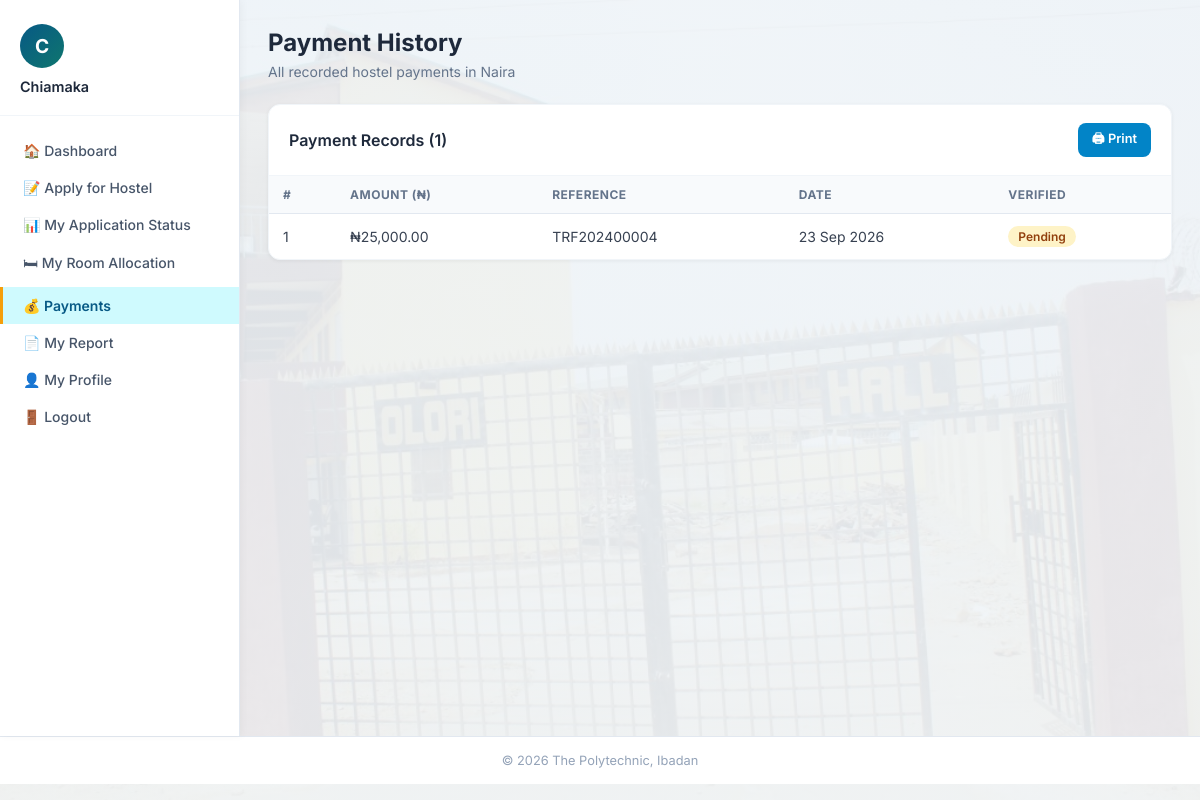
The app's page /student/payments.php (signed in), older data.
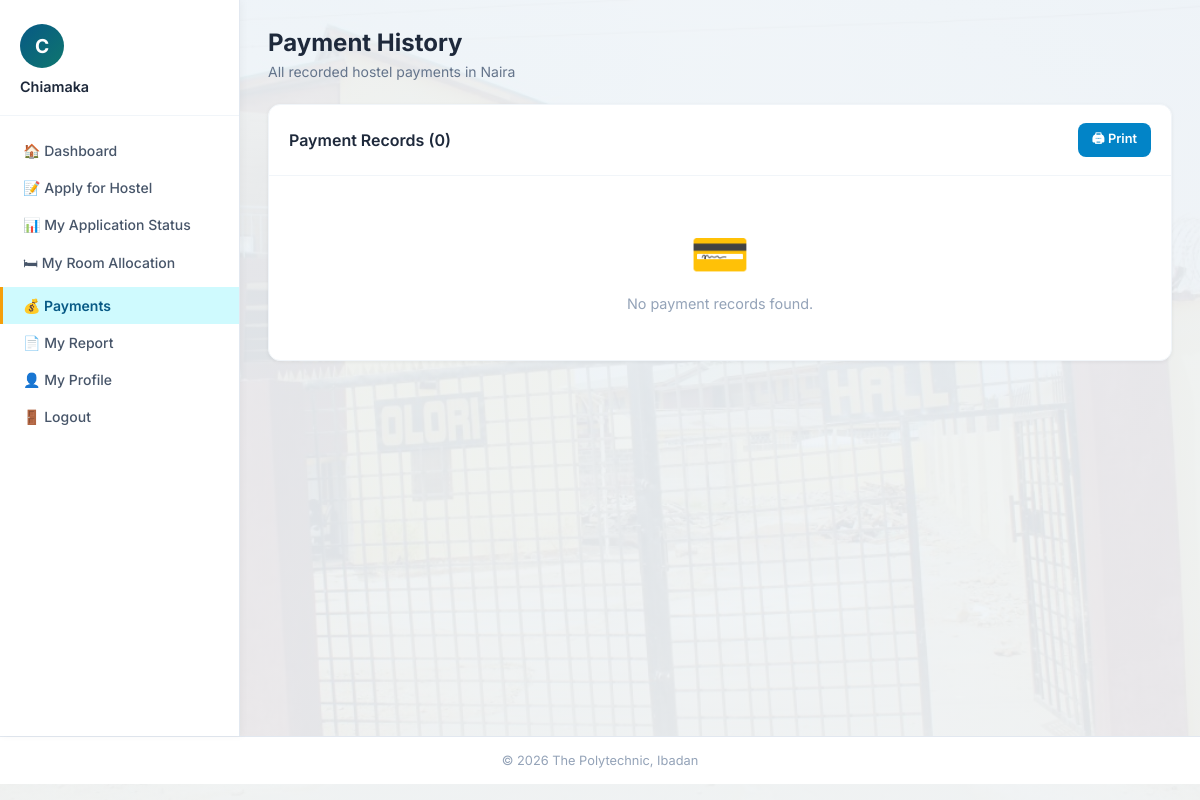
The same page, newer data.
### tables this page shows
CREATE TABLE students (
    student_id INT AUTO_INCREMENT PRIMARY KEY,
    matric_no VARCHAR(13) NULL UNIQUE,
    form_no VARCHAR(30) NULL UNIQUE,
    full_name VARCHAR(200) NOT NULL,
    department VARCHAR(150) NOT NULL,
    level VARCHAR(20) NOT NULL,
    gender ENUM('Male','Female') NOT NULL,
    phone VARCHAR(20) NOT NULL,
    email VARCHAR(150) NOT NULL UNIQUE,
    password VARCHAR(255) NOT NULL,
    created_at DATETIME DEFAULT CURRENT_TIMESTAMP
);

CREATE TABLE payments (
    payment_id INT AUTO_INCREMENT PRIMARY KEY,
    student_id INT NOT NULL,
    amount DECIMAL(10,2) NOT NULL,
    payment_ref VARCHAR(100) NOT NULL UNIQUE,
    payment_date DATETIME DEFAULT CURRENT_TIMESTAMP,
    verified ENUM('Yes','No') NOT NULL DEFAULT 'No',
    verification_source VARCHAR(50) NULL,
    verified_at DATETIME NULL,
    FOREIGN KEY (student_id) REFERENCES students(student_id) ON DELETE CASCADE,
    INDEX idx_payment_student (student_id)
);

### student/payments.php (the view, shortened to what this page needs)
<?php
require_once '../includes/db.php';
$sid = $_SESSION['student_id'];
$student = $pdo->prepare("SELECT * FROM students WHERE student_id=?");
$student->execute([$sid]);
$student = $student->fetch();
$payments = $pdo->prepare("SELECT * FROM payments WHERE student_id=? ORDER BY payment_date DESC");
$payments->execute([$sid]);
$payments = $payments->fetchAll();
?>
<!DOCTYPE html>
<html lang="en">
<head>
<link rel="stylesheet" href="../css/style.css?v=6">
</head>
<body>
<div class="wrapper">
<aside class="sidebar">
    <div class="user-info">
        <div class="avatar"><?php if (!empty($student['profile_photo'])): ?><img src="../<?= htmlspecialchars($student['profile_photo']) ?>" alt="Student photograph" style="width:100%;height:100%;object-fit:cover;border-radius:50%;"><?php else: ?><?= strtoupper(substr($student['full_name'],0,1)) ?><?php endif; ?></div>
        <div class="name"><?= htmlspecialchars(explode(' ',$student['full_name'])[0]) ?></div>
    </div>
    <nav class="sidebar-nav">
        <a href="dashboard.php">🏠 Dashboard</a>
        <a href="apply.php">📝 Apply for Hostel</a>
        <a href="status.php">📊 My Application Status</a>
        <a href="allocation.php">🛏 My Room Allocation</a>
        <a href="payments.php" class="active">💰 Payments</a>
        <a href="reports.php">📄 My Report</a>
        <a href="profile.php">👤 My Profile</a>
        <a href="logout.php">🚪 Logout</a>
    </nav>
</aside>
<main class="main">
    <div class="page-title">Payment History</div>
    <div class="page-subtitle">All recorded hostel payments in Naira</div>
    <div class="card" style="margin-bottom:24px;">
        <div class="card-header">
            <h3>Payment Records (<?= count($payments) ?>)</h3>
            <button onclick="window.print()" class="btn btn-info btn-sm">🖨 Print</button>
        </div>
        <div class="table-wrap">
            <?php if (empty($payments)): ?>
                <div class="empty-state"><span class="empty-icon">💳</span><p>No payment records found.</p></div>
            <?php else: ?>
            <table>
                <thead><tr><th>#</th><th>Amount (₦)</th><th>Reference</th><th>Date</th><th>Verified</th></tr></thead>
                <tbody>
                <?php foreach ($payments as $i => $p): ?>
                <tr>
                    <td><?= $i+1 ?></td>
                    <td>₦<?= number_format($p['amount'], 2) ?></td>
                    <td><?= htmlspecialchars($p['payment_ref'] ?? 'N/A') ?></td>
                    <td><?= date('d M Y', strtotime($p['payment_date'])) ?></td>
                    <td><span class="badge <?= $p['verified'] === 'Yes' ? 'badge-success' : 'badge-warning' ?>"><?= $p['verified'] === 'Yes' ? 'Verified' : 'Pending' ?></span></td>
                </tr>
                <?php endforeach; ?>
                </tbody>
            </table>
            <?php endif; ?>
        </div>
    </div>
</main>
</div>
<div class="footer">&copy; <?= date('Y') ?> The Polytechnic, Ibadan</div>
</body>
</html>

### css/style.css (style rules this page uses)
* { margin: 0; padding: 0; box-sizing: border-box; }
body { font-family: 'Inter', sans-serif; background-image: linear-gradient(rgba(240,244,248,0.93), rgba(240,244,248,0.93)), url('../assets/olorihostel.jpg'); background-position: center; background-size: cover; background-attachment: fixed; color: #1e293b; min-height: 100vh; }
.btn { display: inline-flex; align-items: center; justify-content: center; gap: 7px; padding: 11px 22px; border-radius: 8px; font-size: 0.875rem; font-weight: 600; font-family: 'Inter', sans-serif; cursor: pointer; border: none; transition: all 0.2s; text-decoration: none; }
.btn-info { background: #0284c7; color: white; }
.btn-sm { padding: 6px 14px; font-size: 0.8rem; }
.wrapper { display: flex; min-height: calc(100vh - 64px); }
.sidebar { width: 240px; background: white; border-right: 1px solid #e2e8f0; padding: 24px 0; flex-shrink: 0; box-shadow: 2px 0 8px rgba(0,0,0,0.04); }
.sidebar .user-info { padding: 0 20px 20px; border-bottom: 1px solid #f1f5f9; margin-bottom: 16px; }
.sidebar .user-info .avatar { width: 44px; height: 44px; background: linear-gradient(135deg, #075985 0%, #0f766e 100%); border-radius: 50%; display: flex; align-items: center; justify-content: center; color: white; font-size: 1.2rem; font-weight: 700; margin-bottom: 10px; }
.sidebar .user-info .name { font-size: 0.9rem; font-weight: 600; color: #1e293b; }
.sidebar-nav a { display: flex; align-items: center; gap: 10px; padding: 10px 20px; color: #475569; text-decoration: none; font-size: 0.875rem; font-weight: 500; transition: all 0.2s; border-left: 3px solid transparent; }
.sidebar-nav a.active { background: #cffafe; color: #075985; border-left-color: #f59e0b; font-weight: 600; }
.main { flex: 1; padding: 28px; overflow-x: hidden; }
.page-title { font-size: 1.5rem; font-weight: 700; color: #1e293b; margin-bottom: 6px; }
.page-subtitle { font-size: 0.875rem; color: #64748b; margin-bottom: 24px; }
.card { background: white; border-radius: 12px; box-shadow: 0 1px 4px rgba(0,0,0,0.06); border: 1px solid #f1f5f9; overflow: hidden; margin-bottom: 24px; }
.card-header { padding: 18px 20px; border-bottom: 1px solid #f1f5f9; display: flex; align-items: center; justify-content: space-between; }
.card-header h3 { font-size: 1rem; font-weight: 600; color: #1e293b; }
.table-wrap { overflow-x: auto; }
.empty-state { text-align: center; padding: 48px 20px; color: #94a3b8; }
.empty-state .empty-icon { font-size: 3rem; margin-bottom: 12px; display: block; }
.empty-state p { font-size: 0.9rem; }
.footer { background: white; border-top: 1px solid #e2e8f0; padding: 16px 28px; text-align: center; font-size: 0.8rem; color: #94a3b8; }
table { width: 100%; border-collapse: collapse; font-size: 0.875rem; }
thead th { background: #f8fafc; padding: 11px 14px; text-align: left; font-size: 0.75rem; font-weight: 700; color: #64748b; text-transform: uppercase; letter-spacing: 0.5px; border-bottom: 1px solid #e2e8f0; }
tbody td { padding: 12px 14px; border-bottom: 1px solid #f1f5f9; color: #374151; vertical-align: middle; }
tbody tr:last-child td { border-bottom: none; }
.badge { display: inline-block; padding: 3px 10px; border-radius: 20px; font-size: 0.75rem; font-weight: 600; }
.badge-warning { background: #fef3c7; color: #92400e; }

Row changes from the older to the newer data that the page shows:
removed payments: amount "25,000.00", payment_ref "TRF202400004", payment_date "23 Sep 2026", verified "Pending"
Text that changed along with them:
count($payments): "1" → "0"
text no longer shown: "# AMOUNT (₦) REFERENCE DATE VERIFIED"
text now shown: "💳 No payment records found."
